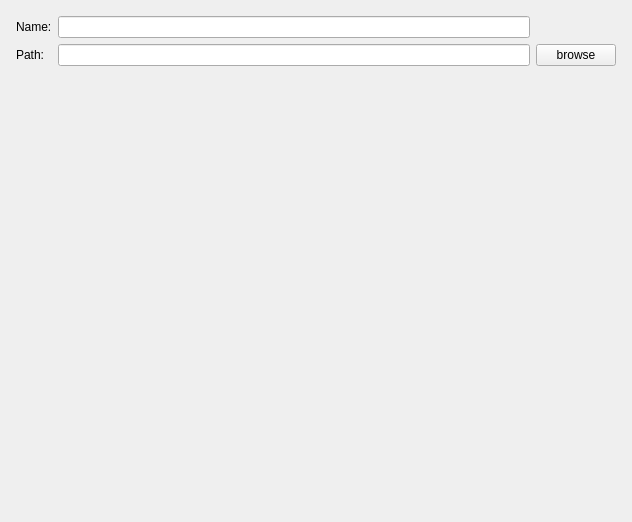
<?xml version="1.0" encoding="UTF-8"?>
<ui version="4.0">
 <class>ProSetPage</class>
 <widget class="QWizardPage" name="ProSetPage">
  <property name="geometry">
   <rect>
    <x>0</x>
    <y>0</y>
    <width>632</width>
    <height>522</height>
   </rect>
  </property>
  <property name="windowTitle">
   <string>WizardPage</string>
  </property>
  <layout class="QGridLayout" name="gridLayout_3">
   <item row="0" column="0">
    <layout class="QGridLayout" name="gridLayout_2">
     <property name="leftMargin">
      <number>5</number>
     </property>
     <property name="topMargin">
      <number>5</number>
     </property>
     <property name="rightMargin">
      <number>5</number>
     </property>
     <property name="bottomMargin">
      <number>5</number>
     </property>
     <item row="1" column="2">
      <widget class="QLineEdit" name="lineEdit_2"/>
     </item>
     <item row="1" column="3">
      <widget class="QPushButton" name="pushButton">
       <property name="text">
        <string>browse</string>
       </property>
      </widget>
     </item>
     <item row="1" column="0">
      <widget class="QLabel" name="label_2">
       <property name="text">
        <string>Path:</string>
       </property>
      </widget>
     </item>
     <item row="0" column="0">
      <widget class="QLabel" name="label">
       <property name="text">
        <string>Name:</string>
       </property>
      </widget>
     </item>
     <item row="0" column="2">
      <widget class="QLineEdit" name="lineEdit"/>
     </item>
     <item row="2" column="2">
      <widget class="QLabel" name="tips">
       <property name="text">
        <string/>
       </property>
      </widget>
     </item>
    </layout>
   </item>
  </layout>
 </widget>
 <resources/>
 <connections/>
</ui>
